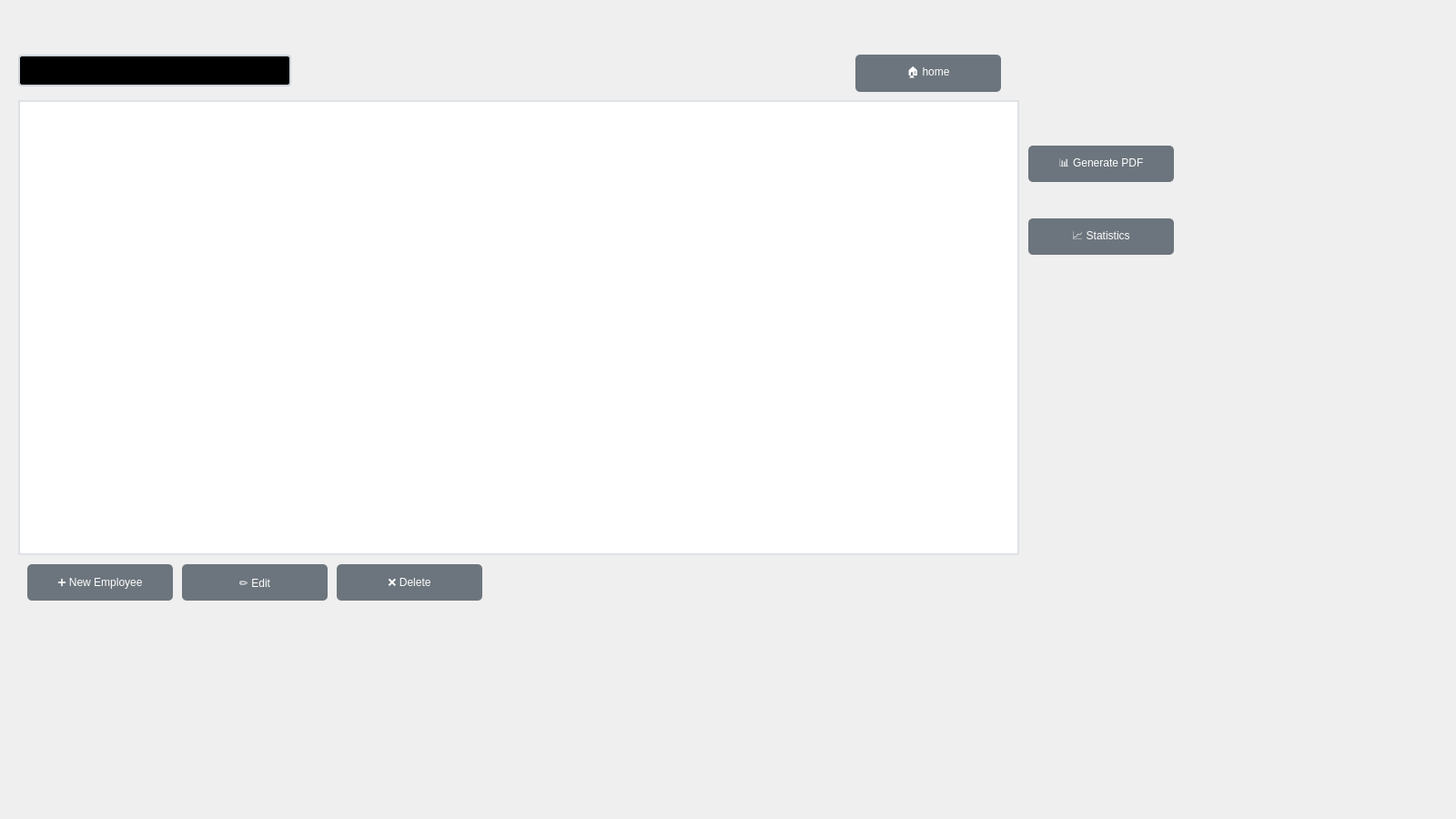
<?xml version="1.0" encoding="UTF-8"?>
<ui version="4.0">
 <class>EmployeeWindow</class>
 <widget class="QWidget" name="EmployeeWindow">
  <property name="geometry">
   <rect>
    <x>0</x>
    <y>0</y>
    <width>1600</width>
    <height>900</height>
   </rect>
  </property>
  <property name="minimumSize">
   <size>
    <width>1600</width>
    <height>900</height>
   </size>
  </property>
  <property name="windowTitle">
   <string>Employee Management System</string>
  </property>
  <property name="styleSheet">
   <string notr="true">
    EmployeeWindow {
        background: qlineargradient(x1:0, y1:0, x2:1, y2:1,
            stop:0 #f8f9fa, stop:1 #e9ecef);
    }
    QGroupBox {
        border: 2px solid #dee2e6;
        border-radius: 8px;
        margin-top: 20px;
        padding-top: 15px;
        font: bold 14px 'Segoe UI';
        color: #2b2d42;
        background: white;
    }
    QPushButton {
        background-color: #6c757d;
        color: white;
        border: none;
        padding: 10px 20px;
        border-radius: 5px;
        font: 13px 'Segoe UI';
        min-width: 120px;
    }
    QPushButton:hover {
        background-color: #5a6268;
    }
    QPushButton:pressed {
        background-color: #545b62;
    }
    QTableView {
        background: white;
        border: 2px solid #dee2e6;
        selection-background-color: #cce3ff;
        alternate-background-color:#dadde0;
        color: #2b2d42;
    }
    QTableView::item:selected {
        background-color: #5d6294;
    }
    QTableView::item:!selected:alternate {
        background-color: #dadde0;
    }
    QHeaderView::section {
        background: #6c757d;
        color: white;
        padding: 8px;
        border: none;
    }
    QLineEdit, QComboBox {
        background-color: black;
        border: 2px solid #ced4da;
        border-radius: 4px;
        padding: 6px;
        font: 13px 'Segoe UI';
    }
    QLabel {
        font: 13px 'Segoe UI';
        color: #495057;
    }
    QChartView {
        background: white;
        border: 1px solid #dee2e6;
        border-radius: 5px;
        margin: 5px;
    }
   </string>
  </property>
  <widget class="QStackedWidget" name="stackedWidget">
   <property name="geometry">
    <rect>
     <x>0</x>
     <y>30</y>
     <width>1560</width>
     <height>860</height>
    </rect>
   </property>
   <widget class="QWidget" name="listPage">
    <widget class="QTableView" name="tableView">
     <property name="geometry">
      <rect>
       <x>20</x>
       <y>80</y>
       <width>1100</width>
       <height>500</height>
      </rect>
     </property>
    </widget>
    <widget class="QPushButton" name="btnCreate">
     <property name="geometry">
      <rect>
       <x>30</x>
       <y>590</y>
       <width>160</width>
       <height>40</height>
      </rect>
     </property>
     <property name="text">
      <string>➕ New Employee</string>
     </property>
    </widget>
    <widget class="QPushButton" name="btnUpdate">
     <property name="geometry">
      <rect>
       <x>200</x>
       <y>590</y>
       <width>160</width>
       <height>40</height>
      </rect>
     </property>
     <property name="text">
      <string>✏️ Edit</string>
     </property>
    </widget>
    <widget class="QPushButton" name="btnDelete">
     <property name="geometry">
      <rect>
       <x>370</x>
       <y>590</y>
       <width>160</width>
       <height>40</height>
      </rect>
     </property>
     <property name="text">
      <string>❌ Delete</string>
     </property>
    </widget>
    <widget class="QPushButton" name="btnPDF">
     <property name="geometry">
      <rect>
       <x>1130</x>
       <y>130</y>
       <width>160</width>
       <height>40</height>
      </rect>
     </property>
     <property name="text">
      <string>📊 Generate PDF</string>
     </property>
    </widget>
    <widget class="QPushButton" name="btnStats">
     <property name="geometry">
      <rect>
       <x>1130</x>
       <y>210</y>
       <width>160</width>
       <height>40</height>
      </rect>
     </property>
     <property name="text">
      <string>📈 Statistics</string>
     </property>
    </widget>
    <widget class="QLineEdit" name="txtSearch">
     <property name="geometry">
      <rect>
       <x>20</x>
       <y>30</y>
       <width>300</width>
       <height>35</height>
      </rect>
     </property>
     <property name="placeholderText">
      <string>Search employees...</string>
     </property>
    </widget>
    <widget class="QPushButton" name="btnBack">
     <property name="geometry">
      <rect>
       <x>940</x>
       <y>30</y>
       <width>160</width>
       <height>41</height>
      </rect>
     </property>
     <property name="text">
      <string>🏠 home</string>
     </property>
    </widget>
   </widget>
   <widget class="QWidget" name="formPage">
    <widget class="QGroupBox" name="grpEmployeeForm">
     <property name="geometry">
      <rect>
       <x>200</x>
       <y>100</y>
       <width>1200</width>
       <height>600</height>
      </rect>
     </property>
     <property name="title">
      <string>Employee Details</string>
     </property>
     <widget class="QLineEdit" name="txtUsername">
      <property name="geometry">
       <rect>
        <x>30</x>
        <y>110</y>
        <width>300</width>
        <height>35</height>
       </rect>
      </property>
      <property name="placeholderText">
       <string>Username</string>
      </property>
     </widget>
     <widget class="QLineEdit" name="txtPassword">
      <property name="geometry">
       <rect>
        <x>30</x>
        <y>170</y>
        <width>300</width>
        <height>35</height>
       </rect>
      </property>
      <property name="placeholderText">
       <string>Password</string>
      </property>
      <property name="echoMode">
       <enum>QLineEdit::Password</enum>
      </property>
     </widget>
     <widget class="QLineEdit" name="txtFirstName">
      <property name="geometry">
       <rect>
        <x>30</x>
        <y>230</y>
        <width>300</width>
        <height>35</height>
       </rect>
      </property>
      <property name="placeholderText">
       <string>First Name</string>
      </property>
     </widget>
     <widget class="QLineEdit" name="txtLastName">
      <property name="geometry">
       <rect>
        <x>30</x>
        <y>290</y>
        <width>300</width>
        <height>35</height>
       </rect>
      </property>
      <property name="placeholderText">
       <string>Last Name</string>
      </property>
     </widget>
     <widget class="QComboBox" name="cmbRole">
      <property name="geometry">
       <rect>
        <x>30</x>
        <y>350</y>
        <width>300</width>
        <height>35</height>
       </rect>
      </property>
      <property name="placeholderText">
       <string>Select Role</string>
      </property>
     </widget>
     <widget class="QLineEdit" name="txtPhone">
      <property name="geometry">
       <rect>
        <x>30</x>
        <y>410</y>
        <width>300</width>
        <height>35</height>
       </rect>
      </property>
      <property name="placeholderText">
       <string>Phone Number</string>
      </property>
     </widget>
     <widget class="QPushButton" name="btnSubmitForm">
      <property name="geometry">
       <rect>
        <x>30</x>
        <y>470</y>
        <width>160</width>
        <height>40</height>
       </rect>
      </property>
      <property name="text">
       <string>💾 Save</string>
      </property>
     </widget>
     <widget class="QPushButton" name="btnCancelForm">
      <property name="geometry">
       <rect>
        <x>170</x>
        <y>470</y>
        <width>160</width>
        <height>40</height>
       </rect>
      </property>
      <property name="text">
       <string>❌ Cancel</string>
      </property>
     </widget>
    </widget>
   </widget>
   <widget class="QWidget" name="statsPage">
    <widget class="QGraphicsView" name="chartView">
     <property name="geometry">
      <rect>
       <x>100</x>
       <y>100</y>
       <width>800</width>
       <height>500</height>
      </rect>
     </property>
    </widget>
    <widget class="QPushButton" name="btnBackStats">
     <property name="geometry">
      <rect>
       <x>380</x>
       <y>610</y>
       <width>160</width>
       <height>40</height>
      </rect>
     </property>
     <property name="styleSheet">
      <string notr="true">
                      background-color: #6c757d;
                      color: white;
                      border-radius: 5px;
                  </string>
     </property>
     <property name="text">
      <string>← Back to List</string>
     </property>
    </widget>
   </widget>
  </widget>
 </widget>
 <resources/>
 <connections/>
</ui>
